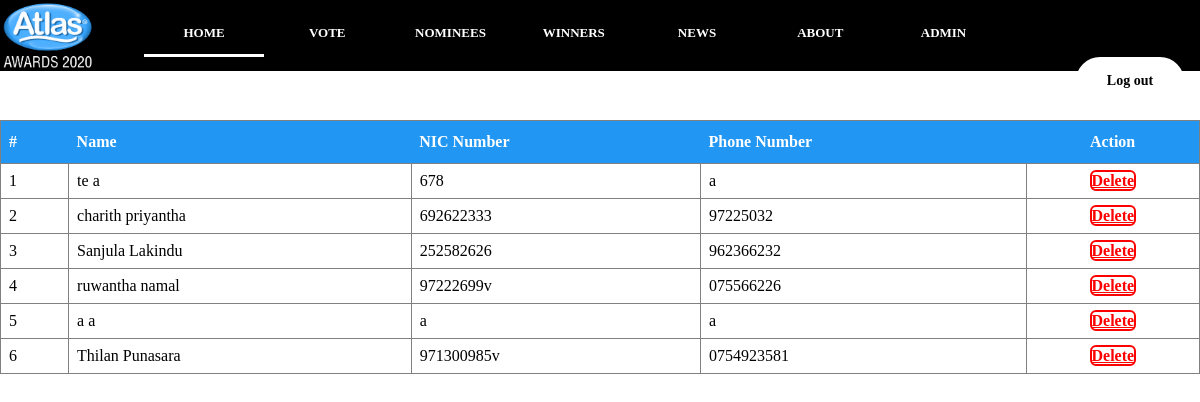
/nonVote.php (signed in), run on the app's committed database.
### tables this page shows
CREATE TABLE `users` (
  `ID` int(11) NOT NULL,
  `NAME` varchar(30) NOT NULL,
  `NIC` varchar(12) NOT NULL,
  `GENDER` varchar(10) NOT NULL,
  `MOBILE` varchar(12) NOT NULL,
  `EMAIL` varchar(50) NOT NULL,
  `PASSWORD` varchar(200) NOT NULL,
  `ADDRESS` varchar(50) NOT NULL,
  `IMG` varchar(2000) NOT NULL,
  `USER_TYPE` varchar(10) NOT NULL,
  `vote` int(11) NOT NULL DEFAULT 0
);

### nonVote.php (the view, shortened to what this page needs)
<?php
require_once ('connection.php');
$qry ="SELECT * FROM `users`    WHERE `USER_TYPE` = 'voter' AND vote = 0 ORDER BY `ID` DESC";
$result = mysqli_query($connection,$qry);
?>
<!DOCTYPE html>
<html>
<head>
    <link rel="stylesheet" type="text/css" href="CSS/artistListStyle.css">
    <link rel="stylesheet" type="text/css" href="CSS/homeStyle.css">
    <link rel="stylesheet" type="text/css" href="CSS/serviceStyle.css">
    <link rel="stylesheet" type="text/css" href="CSS/FooterStyle.css">
    <link rel="stylesheet" type="text/css" href="CSS/SlideStyle.css">
    <link rel="stylesheet" href="https://stackpath.bootstrapcdn.com/font-awesome/4.7.0/css/font-awesome.min.css">
</head>
<body>
<?php require_once('navBarOut.php');?>
<table id="artist" border="1" style="position: absolute; margin-top: 10%">
    <tr>
        <th>#</th>
        <th>Name</th>
        <th>NIC Number</th>
        <th>Phone Number</th>
        <th style="text-align: center" class="th_action">Action</th>
    </tr>
    <?php
        $i = 1;
        if($result){
            while ($row1 = mysqli_fetch_array($result)) {
                echo '<tr>';
                echo '<td class="no" name="no">'.$i.'</td>';
                echo '<td class="name" name="name">'.$row1["NAME"].'</td>';
                echo '<td class="nic" name="nic">'.$row1["NIC"].'</td>';
                echo '<td  class="phone" name="phone">'.$row1["MOBILE"].'</td>';
                echo '<td style="text-align: center">
            <a href="deleteArtist.php?'.$row1["ID"].'" <button class="delete" type="button" name="delete" >Delete</button></a>
        </td>';
                echo '</tr>';
                $i += 1;
            }
        }
?>
</table>
</body>
</html>

### navBarOut.php
<div class="header" style="color: black">
    <div class="logo" style="position: fixed; float: left;background-color:black"" >
        <a href="index.php"><img src="Image/Logo.png" width="8%" alt="Atlas Awards"/> </a>
    </div>
    <nav style="position: fixed; width: 100%; float: left; margin-left: 12%">
        <ul class="menu">
            <a href="index.php">HOME</a>
            <a href="voteList.php">VOTE</a>
            <?php if (isset($_SESSION['name']) and ($_SESSION['user_type'] == 'admin' or $_SESSION['user_type'] == 'org')){
                    echo '<a href="artistListOrg.php">NOMINEES</a>';
                } ?>
            <a href="winners.php">WINNERS</a>
            <a href="News.php">NEWS</a>
            <a href="About.html">ABOUT</a>
            <?php if (isset($_SESSION['name']) and $_SESSION['user_type'] == 'admin'){
                    echo '<a href="admin.php">ADMIN</a>';
                } ?>
            <div class="line"></div>
        </ul>
        <ul class="reg">
            <?php
                if (!isset($_SESSION['name'])){
                    echo '<a class="btn log" style="margin-right:4px" href="Login.php">Log in</a>
            <a class="btn sign" style="margin-right:4px" href="signupCtg.php">Sign up</a>';
                }
                else{
                    echo '<a href="artistProfile.php" style="color: white; margin-right: 10px">'.$_SESSION['name'].'</a>';
                    echo '<a class="btn sign" style="margin-right:4px" href="logOut.php">Log out</a>';
                }
            ?>
        </ul>
    </nav>
</div>

### CSS/artistListStyle.css (style rules this page uses)
* { font-family: Montserrat; }
#artist { border-collapse: collapse; width: 100%; }
#artist td, #artist th { padding: 8px; }
#artist th { padding-top: 12px; padding-bottom: 12px; text-align: left; background-color: #2196F3; color: white; border: none; }
.th_action { text-align: center; }
.delete { color: red; background-color: white; border: 2px solid red; width: 90px; height: 35px; border-radius: 6px; font-size: 16px; font-weight: bold; }

### CSS/homeStyle.css (style rules this page uses)
* { margin: 0; padding: 0; box-sizing: border-box; font-family: Montserrat; }
nav { position: unset; margin-top: 1%; }
nav ul.menu { float: left; font-size: 13px; }
nav ul.reg { float: right; margin-right: 13%; }
.menu a { color: white; text-align: center; text-decoration: none; width: 120px; padding: 1em 0; display: inline-block; font-weight: bold; transition: all .3s ease-in-out; }
.line { width: 120px; height: 3px; background-color: white; transition: all .3s ease-in-out; }
.btn.sign { border: 2px solid white; background-color: white; color: black; padding: 14px 20px; font-size: 14px; cursor: pointer; border-radius: 28px; font-weight: bold; width: 108px; text-align: center; display: inline-block; text-decoration: none; }
.sign { color: white; }

### CSS/serviceStyle.css (style rules this page uses)
body { margin: 0; padding: 0; background-color: white; -webkit-background-size: cover; background-size: cover; background-position: center center; height: 90vh; font-family: Montserrat; width: 100%; }

### CSS/FooterStyle.css (style rules this page uses)
body { margin: 0; padding: 0; font-family: Montserrat }

### CSS/SlideStyle.css (style rules this page uses)
* { box-sizing: border-box }
body { font-family: Montserrat; margin:0 }
img { vertical-align: middle; }

### data on the page
users: NAME "te a", NIC "678", MOBILE "a"
users: NAME "charith priyantha", NIC "692622333", MOBILE "97225032"
users: NAME "Sanjula Lakindu", NIC "252582626", MOBILE "962366232"
users: NAME "ruwantha namal", NIC "97222699v", MOBILE "075566226"
users: NAME "a a", NIC "a", MOBILE "a"
users: NAME "Thilan Punasara", NIC "971300985v", MOBILE "0754923581"
